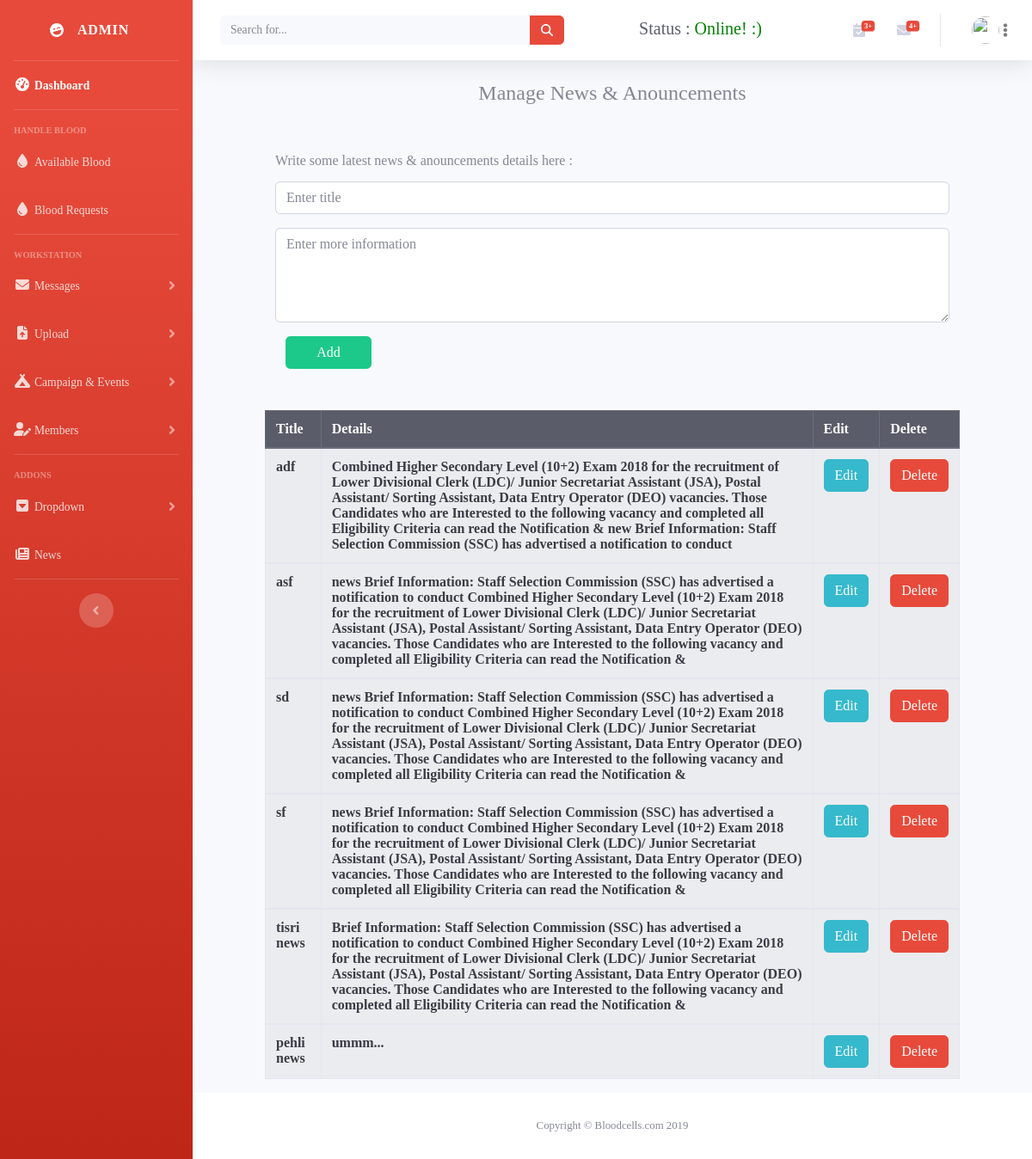
The page /admin/news.php on the database its author committed.
### tables this page shows
CREATE TABLE `news` (
  `id` int(11) NOT NULL,
  `title` text NOT NULL,
  `detail` text NOT NULL
);

### admin/news_assets/process.php (called while the page is built, shortened)
<?php
$update = false;
$news_title = '';
?>

### admin/news.php (the view, shortened to what this page needs)
<?php include('include/header.php'); ?>
</head>
<body id="page-top">
<?php require_once 'news_assets/process.php'; ?>
<?php include('include/sidebar.php'); ?>
    <div id="content-wrapper" class="d-flex flex-column">
      <div id="content">
<?php
include('include/topbar.php');
?>
<div class="container">
<div class="container justify-content-center">
	<div class="text-center my-4">
		<h4 class="">Manage News & Anouncements</h4>
	</div>
	<form action="news_assets/process.php" name="frmUser" method="POST" class="my-5 mx-5 form-group" accept-charset="utf-8">
		<label class="py-1">Write some latest news & anouncements details here :</label>
		<div class="">
				<input name="title" class="form-control" value="<?php echo $news_title; ?>" placeholder="Enter title" autocomplete="off" required>
				 <textarea name="detail" class="form-control my-3" placeholder="Enter more information" autocomplete="off" rows="4" required><?php echo $news_detail; ?></textarea>
					<div class="col-auto">
						<?php if($update == true): ?>
						<div class="row">
							<div class="col-auto">
							<button type="submit" name="update" class="btn btn-info" style="width: 88px;">
								Update
							</button>
							</div>
							<div class="col-auto">
								<a href="./news.php" title="" class="text-white  text-decoration-none btn btn-danger">
								Cancel
							</a>
							</div>
						</div>
						<?php else: ?>
						<button type="submit" name="submit" class="btn btn-success" style="width: 100px;">
							Add
						</button>
						<?php endif; ?>
					</div>
		</div>
	</form>
</div>
<div class="container">
	<div class="container px-5">
		<div class="row justify-content-center">
			<table class="table table-bordered table-hover table-striped">
				<thead class="thead-dark">
					<tr>
						<th scope="col">Title</th>
						<th scope="col">Details</th>
						<th scope="col">Edit</th>
						<th scope="col">Delete</th>
					</tr>
				</thead>
<?php
	$mysqli = new mysqli('localhost','root','','bloodcells') or die(mysqli_error($mysqli));
	$result = $mysqli->query("SELECT * FROM news ORDER BY id DESC") or die($mysqli->error);
?>
				<?php while ($row = $result->fetch_assoc()): ?>
				<tbody id="myTable">
					<tr>
						<td class="font-weight-bold text-gray-900"><?php echo $row['title']; ?></td>
						<td class="font-weight-bold text-gray-900"><?php echo $row['detail']; ?></td>
						<td>
							<a href="news.php?edit=<?php echo $row['id']; ?>" class="btn btn-info">Edit</a>
						</td>
						<td>
							<a href="news_assets/process.php?delete=<?php echo $row['id']; ?>" class="btn btn-danger">Delete</a>
						</td>
					</tr>
				</tbody>
				<?php endwhile; ?>
			</table>
		</div>
	</div>
</div>
</div>
<?php
include('include/footer.php');
?>
    </div>
  </div>
</body>
</html>

### admin/message_assets/message.css (style rules this page uses)
* { margin: 0; padding: 0; box-sizing: border-box; font-family: Hind-Medium; }

### rows shown on the page
news: title "adf", detail "Combined Higher Secondary Level (10+2) Exam 2018 for the recruitment of Lower Divisional Clerk (LDC)/ Junior Secretariat Assistant (JSA), Postal Assistant/ Sorting Assistant, Data Entry Operator (DEO) vacancies. Those Candidates who are Interested to the following vacancy and completed all Eligibility Criteria can read the Notification & new Brief Information: Staff Selection Commission (SSC) has advertised a notification to conduct"
news: title "asf", detail "news Brief Information: Staff Selection Commission (SSC) has advertised a notification to conduct Combined Higher Secondary Level (10+2) Exam 2018 for the recruitment of Lower Divisional Clerk (LDC)/ Junior Secretariat Assistant (JSA), Postal Assistant/ Sorting Assistant, Data Entry Operator (DEO) vacancies. Those Candidates who are Interested to the following vacancy and completed all Eligibility Criteria can read the Notification &"
news: title "sd", detail "news Brief Information: Staff Selection Commission (SSC) has advertised a notification to conduct Combined Higher Secondary Level (10+2) Exam 2018 for the recruitment of Lower Divisional Clerk (LDC)/ Junior Secretariat Assistant (JSA), Postal Assistant/ Sorting Assistant, Data Entry Operator (DEO) vacancies. Those Candidates who are Interested to the following vacancy and completed all Eligibility Criteria can read the Notification &"
news: title "sf", detail "news Brief Information: Staff Selection Commission (SSC) has advertised a notification to conduct Combined Higher Secondary Level (10+2) Exam 2018 for the recruitment of Lower Divisional Clerk (LDC)/ Junior Secretariat Assistant (JSA), Postal Assistant/ Sorting Assistant, Data Entry Operator (DEO) vacancies. Those Candidates who are Interested to the following vacancy and completed all Eligibility Criteria can read the Notification &"
news: title "tisri news", detail "Brief Information: Staff Selection Commission (SSC) has advertised a notification to conduct Combined Higher Secondary Level (10+2) Exam 2018 for the recruitment of Lower Divisional Clerk (LDC)/ Junior Secretariat Assistant (JSA), Postal Assistant/ Sorting Assistant, Data Entry Operator (DEO) vacancies. Those Candidates who are Interested to the following vacancy and completed all Eligibility Criteria can read the Notification &"
news: title "pehli news", detail "ummm..."

### other values the page prints
$qfourplus "+"
$fourplus "+"
